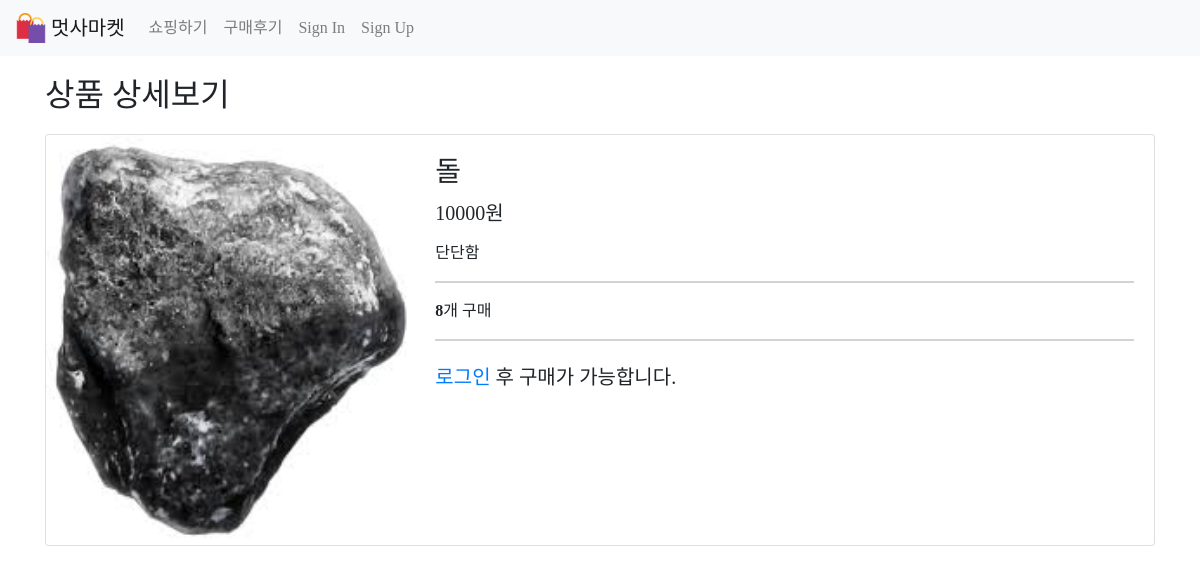
Page /items/1/ on the committed database.
### items/models.py (models this page shows, shortened)
class Item(models.Model):
    objects = models.Manager()
    name = models.CharField(max_length=200)
    price = models.IntegerField()
    description = models.TextField(null=True)
    image = models.ImageField(upload_to="images/", null=True)
    bought = models.IntegerField(default=0)
    favourites = models.ManyToManyField(User, related_name='favourites')
    cart = models.ManyToManyField(User, related_name='cart')
    created_at = models.DateTimeField(auto_now_add=True)
    updated_at = models.DateTimeField(auto_now=True)

### items/views.py (the view)
# urls.py: path('<int:id>/', views.show, name="show"),
def show(request, id):
    item = get_object_or_404(Item, pk=id)
    return render(request, 'items/show.html', {'item': item})

### items/templates/items/show.html
{% extends 'base.html' %}
{% load staticfiles %}
{% block content %}
    <h2 class="h-text top-margin-20 bottom-margin-20">상품 상세보기</h2>
    <div class="card">
        <div class="row no-gutters">
            <div class="col-md-4">
                <img src="{{ item.image.url }}" class="card-img" alt="">
            </div>
            <div class="col-md-8">
                <div class="card-body">
                    <h3 class="card-title">{{ item.name }}</h3>
                    <h5 class="card-title">{{ item.price }}원</h5>
                    <p class="card-text">{{ item.description|linebreaks }}</p>
                    <hr class="hr-style">
                    <p style="margin-top: 1rem;">
                        <b>{{ item.bought }}</b>개 구매
                    </p>
                    <hr class="hr-style"><br>
                    {% if user.is_authenticated %}
                    <div class="row">
                        &nbsp; &nbsp;
                        <form action="{% url 'items:cart_success'%}" method="POST">
                        {% csrf_token %}
                        <input type="hidden" name="item_id" value="{{ item.pk }}">
                            <input type="submit" class="card-link btn btn-primary" value="장바구니에 담기">
                        </form> &nbsp; &nbsp;
                        <form action="{% url 'items:single_order' %}" method="POST">
                        {% csrf_token %}
                            <input type="hidden" name="item_id" value="{{ item.pk }}">
                            <input type="submit" class="btn btn-primary" value="구매하기">
                        </form> &nbsp; &nbsp;
                        <form action="{% url 'items:like' item.id %}" method="POST">
                        {% csrf_token %}
                            <input type="submit" class="btn btn-primary" value="관심상품 등록 [{{ item.favourites.count }}]">
                        </form>
                    </div>
                    {% else %}
                    <h5><a href="{% url 'account_login' %}">로그인</a> 후 구매가 가능합니다.</h5>
                    {% endif %}
                </div>
            </div>
        </div>
    </div><br><br>
{% endblock %}

### project/static/css/project.css (style rules this page uses)
.h-text { font-family: "GyeonggiTitleM"; }
.top-margin-20 { margin-top: 20px; }
.bottom-margin-20 { margin-bottom: 20px; }
.hr-style { border: 0.5px solid lightgray; margin-top: 0px; margin-bottom: 0px; }
.card-body, .card-footer { font-family: "Handon3gyeopsal300g"; }
.card-title, .card-header { font-family: "Handon3gyeopsal600g"; }

### rows in the picture
Item: image (picture), name "돌", price "10000", description "단단함", bought "8"
